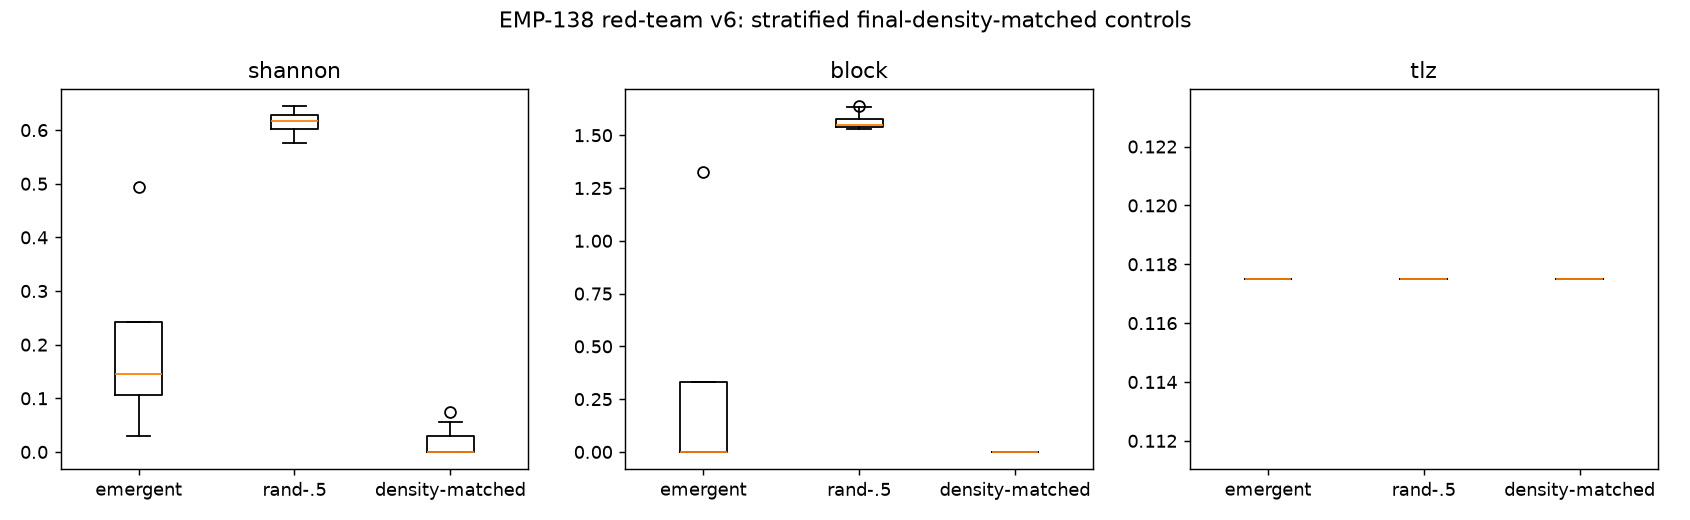

This figure's Python source:
import numpy as np, json
from collections import Counter
import matplotlib; matplotlib.use("Agg")
import matplotlib.pyplot as plt
N,T=64,40
def life(g):
    n=(np.roll(g,1,0)+np.roll(g,-1,0)+np.roll(g,1,1)+np.roll(g,-1,1)
       +np.roll(np.roll(g,1,0),1,1)+np.roll(np.roll(g,1,0),-1,1)
       +np.roll(np.roll(g,-1,0),1,1)+np.roll(np.roll(g,-1,0),-1,1))
    return (((g==1)&((n==2)|(n==3)))|((g==0)&(n==3))).astype(np.float32)
def traj(g):
    fr=[]
    for t in range(T):
        g=life(g)
        if t>=T//3: fr.append(g.copy())
    return fr
def shan(g): 
    p=min(max(g.mean(),1e-9),1-1e-9); return -(p*np.log2(p)+(1-p)*np.log2(1-p))
def blockent(g,b=4):
    Hb=Wb=N//b; bl=g[:Hb*b,:Wb*b].reshape(Hb,b,Wb,b).mean(axis=(1,3))
    q=np.digitize(bl,np.quantile(bl,[.25,.5,.75])); c=Counter(q.ravel()); t=sum(c.values())
    return -sum((v/t)*np.log2(v/t) for v in c.values())
def lz78(s):
    d={():0};i=0;ph=0;L=len(s)
    while i<L:
        w=()
        while i<L and (w+(s[i],)) in d: w=w+(s[i],);i+=1
        ph+=1
        if i<L: d[w+(s[i],)]=len(d)
        i+=1
    return ph
def tlz(fr,b=4):
    sq=[]
    for g in fr:
        Hb=Wb=N//b; sq.extend(np.digitize(g[:Hb*b,:Wb*b].reshape(Hb,b,Wb,b).mean(axis=(1,3)),np.quantile(g,[.5])).ravel().tolist())
    if len(sq)<16: return 0.0
    n=lz78(tuple(sq)); return float(n*np.log2(n)/len(sq)) if n>1 else 0.0
def feats(fr):
    return dict(shannon=float(np.mean([shan(g) for g in fr])),
                block=float(np.mean([blockent(g) for g in fr])),
                tlz=tlz(fr),rho=float(np.mean([g.mean() for g in fr])))
def place(pats,seed):
    r=np.random.default_rng(seed); g=np.zeros((N,N))
    for p,H,W in pats:
        y,x=r.integers(0,N-H),r.integers(0,N-W)
        g[y:y+H,x:x+W]=np.maximum(g[y:y+H,x:x+W],p)
    return g
def still(): return np.ones((5,5)),5,5
def blink(): return np.ones((1,3)),1,3
def pulsar():
    p=np.zeros((13,13)); c=[0,5,7,12]
    for i in [3,4,8,9]: p[i,c]=1; p[c,i]=1
    return p,13,13
def glider():
    g=np.zeros((5,5)); g[0,1]=g[1,2]=g[2,0]=g[2,1]=g[2,2]=1; return g,5,5
specs={"still":(still,30),"blink":(blink,25),"pulsar":(pulsar,4),"glider":(glider,20)}
E=[]
for i,(k,(fn,nc)) in enumerate(specs.items()):
    E.append(feats(traj(place([fn() for _ in range(nc)],100+i))))
U=[]
for i in range(10): U.append(feats(traj((np.random.default_rng(50+i).random((N,N))<0.5).astype(np.float32))))
pool=[]
for i in range(150):
    rho0=0.003+0.05*(i/150)
    pool.append(feats(traj((np.random.default_rng(600+i).random((N,N))<rho0).astype(np.float32))))
def strat(E,M_pool,n_per=6,tol=0.02):
    matched=[]
    for e in E:
        cand=[p for p in M_pool if abs(p["rho"]-e["rho"])<=tol]
        if len(cand)>=n_per: matched.extend(cand[:n_per])
        else: matched.extend(cand)
    return matched
M = strat(E,pool)
def coh(a,b,k):
    a=np.array([float(d[k]) for d in a]);b=np.array([float(d[k]) for d in b])
    sp=np.sqrt((a.std(ddof=1)**2+b.std(ddof=1)**2)/2)
    return round(float((a.mean()-b.mean())/(sp+1e-12)),3)
keys=["shannon","block","tlz"]
res={"emergent_rho":[round(d["rho"],4) for d in E],
     "n_matched":len(M),"matched_rho_mean":round(float(np.mean([d["rho"] for d in M])),4),
     "uniform_rho_mean":round(float(np.mean([d["rho"] for d in U])),4),
     "cohens_d":{k:{"vs_uniform":coh(E,U,k),"vs_density_matched":coh(E,M,k)} for k in keys}}
def loo1(X,y):
    X=np.array(X);c=0
    for i in range(len(X)):
        d=np.linalg.norm(X-X[i],axis=1);d[i]=np.inf;c+=(y[np.argmin(d)]==y[i])
    return c/len(X)
Xe=[[d[k] for k in keys] for d in E]; Xu=[[d[k] for k in keys] for d in U]; Xm=[[d[k] for k in keys] for d in M]
res["loo_vs_uniform"]=round(loo1(Xe+Xu,[1]*len(Xe)+[0]*len(Xu)),3)
res["loo_vs_matched"]=round(loo1(Xe+Xm,[1]*len(Xe)+[0]*len(Xm)),3)
res["chance"]=round(len(Xe)/(len(Xe)+len(Xm)),3)
print(json.dumps(res,indent=2)); json.dump(res,open("emp138_v6_metrics.json","w"),indent=2)
fig,ax=plt.subplots(1,3,figsize=(13,4))
for i,k in enumerate(keys):
    ax[i].boxplot([[float(d[k]) for d in E],[float(d[k]) for d in U],[float(d[k]) for d in M]],
                  tick_labels=["emergent","rand-.5","density-matched"]); ax[i].set_title(k)
plt.suptitle("EMP-138 red-team v6: stratified final-density-matched controls")
plt.tight_layout(); plt.savefig("emp138_v6.png",dpi=130); print("saved")
